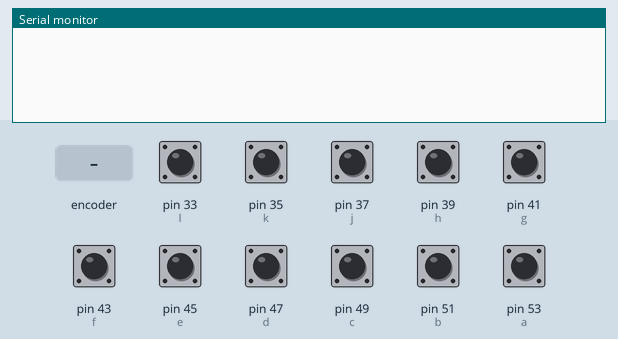
Simulated run of this sketch. Board: Arduino Mega 2560, built with avr-gcc and run on an emulated ATmega2560. Shown: the last lines printed to the serial monitor. The inputs (shaded band) are chosen by the test bench; at power-on: pin 33 (l), pin 35 (k), pin 37 (j), pin 39 (h), pin 41 (g), pin 43 (f), pin 45 (e), pin 47 (d), pin 49 (c), pin 51 (b), pin 53 (a) HIGH.

Above: at 1.2 s.
1.3 s: rotary encoder on pin 53 (a) / pin 51 (b) turned 1 step (first pin leading)
At 2.0 s:
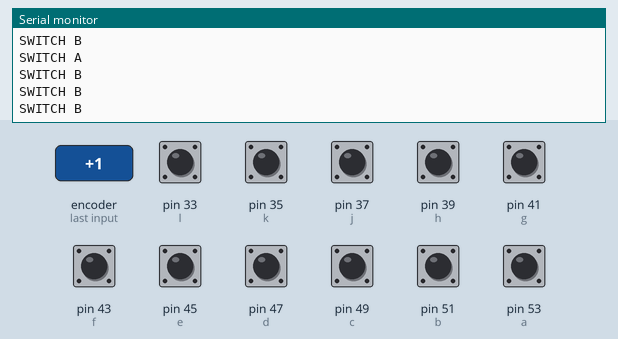
3.0 s: pin 33 (l) pulled LOW for 0.15 s
At 3.6 s:
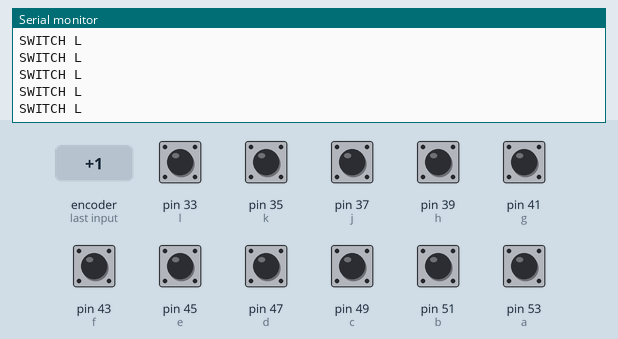
4.6 s: pin 35 (k) pulled LOW for 0.15 s
At 5.9 s:
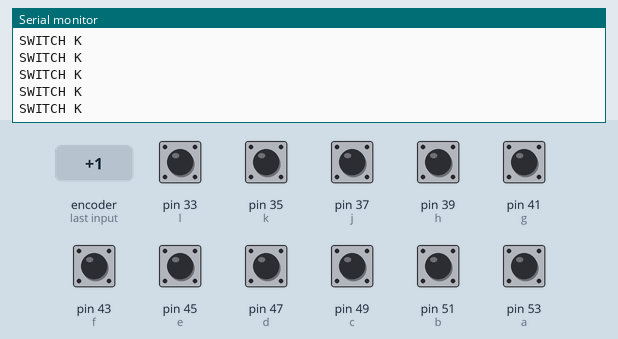
6.2 s: pin 37 (j) pulled LOW for 0.15 s
At 7.3 s:
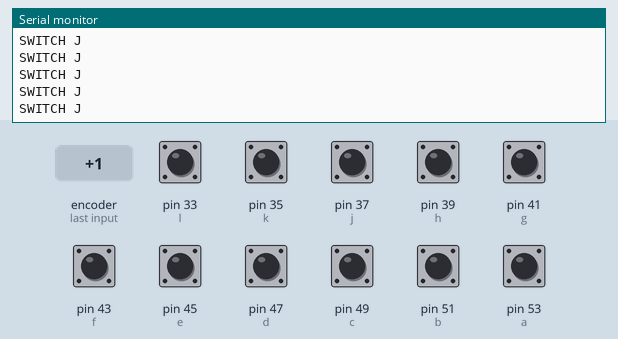
7.8 s: pin 39 (h) pulled LOW for 0.15 s
At 8.5 s:
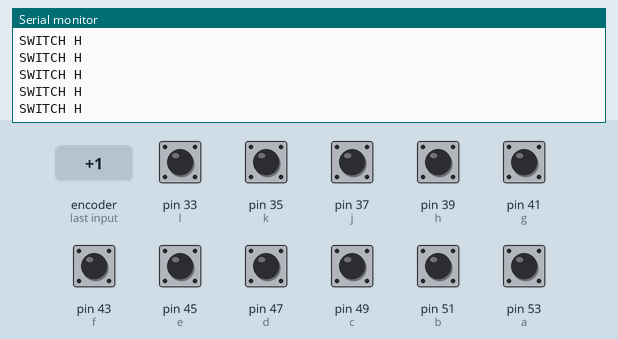
9.4 s: pin 41 (g) pulled LOW for 0.15 s
At 10.9 s:
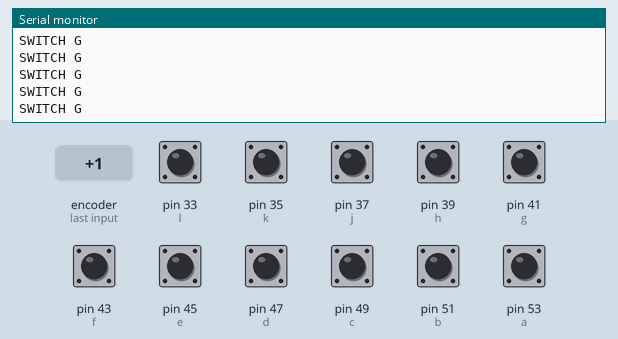

Measured:
- after the input at 1.3 s, the serial monitor: prints a new line at once (image 1)
- after the input at 3.0 s, the serial monitor: prints a new line at once (image 2)
- after the input at 4.6 s, the serial monitor: prints a new line at once (image 3)
- after the input at 6.2 s, the serial monitor: prints a new line at once (image 4)
- after the input at 7.8 s, the serial monitor: prints a new line at once (image 5)
- after the input at 9.4 s, the serial monitor: prints a new line at once (image 6)

The sketch:

test_multiple_buttons.ino
```cpp
int a = 53;
int b = 51;
int c = 49;
int d = 47;
int e = 45;
int f = 43;
int g = 41;
int h = 39;
int j = 37;
int k = 35;
int l = 33;

void setup() {
  // put your setup code here, to run once:
  pinMode(a, INPUT_PULLUP);
  pinMode(b, INPUT_PULLUP);
  pinMode(c, INPUT_PULLUP);
  pinMode(d, INPUT_PULLUP);
  pinMode(e, INPUT_PULLUP);
  pinMode(f, INPUT_PULLUP);
  pinMode(g, INPUT_PULLUP);
  pinMode(h, INPUT_PULLUP);
  pinMode(j, INPUT_PULLUP);
  pinMode(k, INPUT_PULLUP);
  pinMode(l, INPUT_PULLUP);
  Serial.begin(9600);

}

void loop() {

  if (digitalRead(a) == LOW) {
     Serial.println("SWITCH A");
  }
   if (digitalRead(b) == LOW) {
     Serial.println("SWITCH B");
  }
   if (digitalRead(c) == LOW) {
     Serial.println("SWITCH C");
  }
   if (digitalRead(d) == LOW) {
     Serial.println("SWITCH D");
  }
   if (digitalRead(e) == LOW) {
     Serial.println("SWITCH E");
  }
   if (digitalRead(f) == LOW) {
     Serial.println("SWITCH F");
  }
   if (digitalRead(g) == LOW) {
     Serial.println("SWITCH G");
  }
   if (digitalRead(h) == LOW) {
     Serial.println("SWITCH H");
  }
   if (digitalRead(j) == LOW) {
     Serial.println("SWITCH J");
  }
   if (digitalRead(k) == LOW) {
     Serial.println("SWITCH K");
  }
   if (digitalRead(l) == LOW) {
     Serial.println("SWITCH L");
  }
}
```
